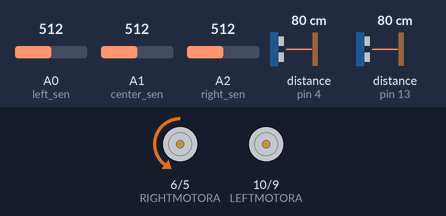
Bench run of a sketch on a simulated Arduino Uno, built with avr-gcc and run on an emulated ATmega328P. Parts: motor-driver pin pairs drawn as motors (green arrow = first pin HIGH = forward, orange = second pin HIGH = backward, longer = more drive). Inputs (shaded band) come from the test bench; at power-on: distance to the obstacle (sensors on pin 4, pin 13) 80 cm, A1 (center_sen) = 512, A0 (left_sen) = 512, A2 (right_sen) = 512. The echo pulse lasts 58.3 µs per cm.

Above: at 1.2 s.
1.3 s: distance to the obstacle (sensor on pin 4) set to 19 cm
4.3 s: distance to the obstacle (sensor on pin 4) set to 16 cm
At 5.5 s:
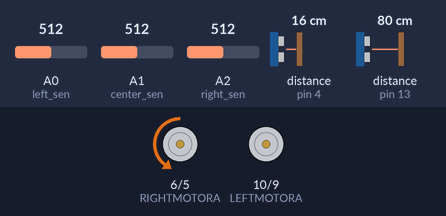
5.8 s: distance to the obstacle (sensor on pin 13) set to 19 cm
7.3 s: distance to the obstacle (sensor on pin 13) set to 16 cm
At 7.9 s:
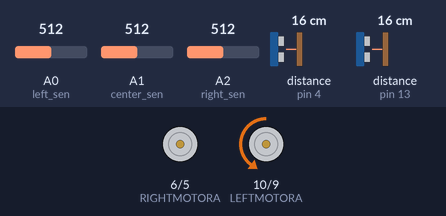
8.8 s: A1 (center_sen) set to 109
10.3 s: A1 (center_sen) set to 91
At 10.66 s:
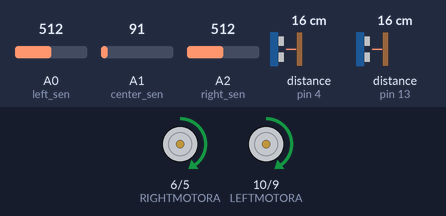
Timing chart, 0 to 14.3 s (numbered marks = the images above; inputs shaded):
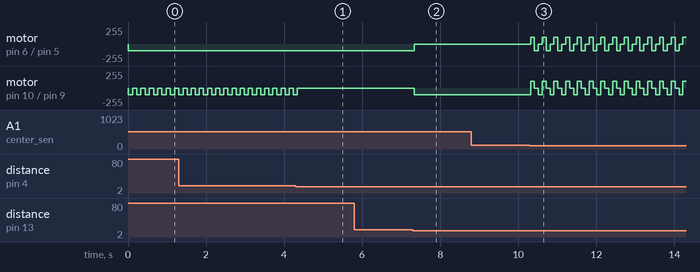

Measured:
- the behaviour switches between 18 and 17 cm on distance to the obstacle (sensor on pin 4) (found by bisection; images 0 and 1)
- the behaviour switches between 18 and 17 cm on distance to the obstacle (sensor on pin 13) (found by bisection; images 1 and 2)
- the behaviour switches between 100 and 99 on A1 (center_sen) (found by bisection; images 2 and 3)
- after the input at 4.3 s, motor on pin 10 (LEFTMOTORA) / pin 9 (LEFTMOTORB): goes on until 4.3 s, then stays stopped
- after the input at 7.3 s, motor on pin 6 (RIGHTMOTORA) / pin 5 (RIGHTMOTORB): backward 100/255 → stopped at once; motor on pin 10 (LEFTMOTORA) / pin 9 (LEFTMOTORB): stopped → backward 100/255 at once
- by itself, motor on pin 10 (LEFTMOTORA) / pin 9 (LEFTMOTORB): alternates backward 100/255 for 0.11 s and stopped for 0.10 s

The sketch:

COGS_300_project.ino
```cpp
#define RIGHTMOTORA 6 // right
 #define RIGHTMOTORB 5 // right
 #define LEFTMOTORA 10 // left
 #define LEFTMOTORB 9 // left
 #include <NewPing.h>;

 int left_sen = A0; // A = left
 int center_sen = A1; // B= center
 int right_sen = A2; // C = right
 int ValSens_A = 0;
 int ValSens_B = 0;
 int ValSens_C = 0;

 int vl;
 int vr;
 int vc;


 // FRONT SENSOR
 #define TRIGGER_FRONT 3
 #define ECHO_FRONT 4

 // LEFT SENSOR
 #define TRIGGER_LEFT 12
 #define ECHO_LEFT 13

 // Max distance
 #define MAX_DISTANCE 200

 NewPing leftsonar (TRIGGER_LEFT, ECHO_LEFT, MAX_DISTANCE);
 NewPing frontsonar(TRIGGER_FRONT, ECHO_FRONT, MAX_DISTANCE);

 #define LEFTTHRESHOLD 1000
 #define FRONTTHRESHOLD 1000
 #define centerThres 100
 #define leftThres 100
 #define rightThres 100
void setup() {

  /*
   * SET YOUR MOTORS AND YOUR SENSORS
   */
   pinMode(RIGHTMOTORA, OUTPUT);
   pinMode(RIGHTMOTORB, OUTPUT);
   pinMode(LEFTMOTORA, OUTPUT);
   pinMode(LEFTMOTORB, OUTPUT);
   pinMode(TRIGGER_FRONT, OUTPUT);
   pinMode(ECHO_FRONT, INPUT);
   pinMode(TRIGGER_LEFT, OUTPUT);
   pinMode(ECHO_LEFT, INPUT);

  Serial.begin(9600);
}

void loop(){
 /*
  * CALL YOUR FUNCTIONS
  * EXAMPLE BELOW
  *
  * // call the forward function for 1 second
  * // the delay is 1000 ms
  *
  * forward();
  * delay(1000);
  */

  vl=analogRead(left_sen);
  vr=analogRead(right_sen);
  vc=analogRead(center_sen);

  if(vl<leftThres || vr<rightThres || vc<centerThres){

  if(vl<leftThres && vr<rightThres &&vc<centerThres){
    Forward();
    }
  else{
    if(vl>=leftThres && vr>=rightThres){
     Stop();
      Backward();
      delay(100);
      }
    if(vl>=leftThres){
      Stop();
      Left();
      delay(100);
      }
    if(vr>=rightThres){
      Stop();
      Right();
      delay(100);
      }
  }

  }


  else{

    if(frontsonar.ping()>1000){
    Forward();
    delay(100);}

    if(frontsonar.ping()<400){
     Stop();
      Backward();
      delay(200);
      if(leftsonar.ping()>1000){
        Stop();
        Left();
        delay(200);}
        else{
          Stop();
          Right();
      delay(300);}
      }

    if (leftsonar.ping()<LEFTTHRESHOLD){

    if (frontsonar.ping() >= FRONTTHRESHOLD){
    Stop();
    Forward();
    delay(100);}


   else {
    Stop();
    Right();
    delay(100);

  }
  }


 else {
  Stop();
  Left();
  delay(100);

}
}


}
/*
 * WRITE FUNCTIONS HERE
 * EXAMPLE BELOW
 *
  */
void Backward() {
  //LEFT MOTOR
  analogWrite(LEFTMOTORA, 100);
  analogWrite(LEFTMOTORB, 0);
  //RIGHT MOTOR
  analogWrite(RIGHTMOTORA, 100);
  analogWrite(RIGHTMOTORB, 0);
        }
void Forward(){
  // LEFT MOTOR
  analogWrite(LEFTMOTORA, 0);
  analogWrite(LEFTMOTORB, 100);
  // RIGHT MOTOR
  analogWrite(RIGHTMOTORA, 0);
  analogWrite(RIGHTMOTORB, 100);
}
void Right(){
  //LEFT MOTOR
  analogWrite(LEFTMOTORA, 0);
  analogWrite(LEFTMOTORB, 100);
  //RIGHT MOTOR
  analogWrite(RIGHTMOTORA, 0);
  analogWrite(RIGHTMOTORB, 0);
  }
 void Left() {
  // LEFT MOTOR
  analogWrite(LEFTMOTORA, 0);
  analogWrite(LEFTMOTORB, 0);
  // RIGHT MOTOR
  analogWrite(RIGHTMOTORA, 0);
  analogWrite(RIGHTMOTORB, 100);
  }
 void Stop() {
  // LEFT MOTOR
  digitalWrite(LEFTMOTORA, 0);
  digitalWrite(LEFTMOTORB, 0);
  // RIGHT MOTOR
  digitalWrite(RIGHTMOTORA, 0);
  digitalWrite(RIGHTMOTORB, 0);}
```
